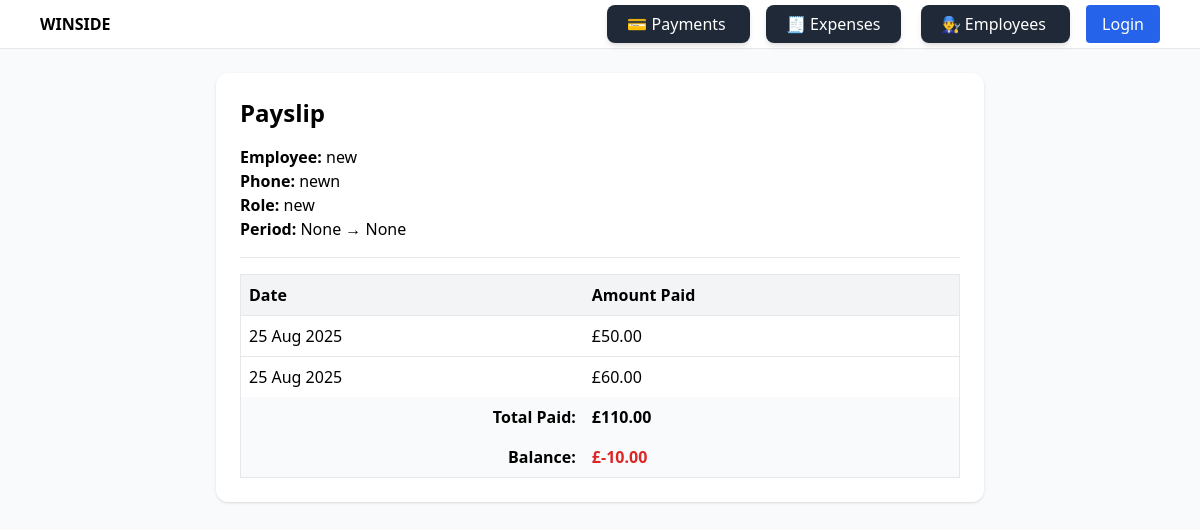
The page /employees/fixed/11/payslip/?start_date=None&end_date=None on the database its author committed.
### employees/models.py (models this page shows, shortened)
class FixedEmployee(models.Model):
    name = models.CharField(max_length=255)
    phone = models.CharField(max_length=20, blank=True, null=True)
    role = models.CharField(max_length=100, blank=True, null=True)
    monthly_salary = models.DecimalField(max_digits=10, decimal_places=2)

class FixedSalaryPayment(models.Model):
    employee = models.ForeignKey(
        FixedEmployee,
        on_delete=models.CASCADE,
        related_name="fixed_payments"  # 👈 important
    )
    amount = models.DecimalField(max_digits=10, decimal_places=2)
    date = models.DateField(auto_now_add=True)

### employees/views.py (the view)
# urls.py: path("fixed/<int:pk>/payslip/", views.fixed_employee_payslip, name="fixed_employee_payslip"),
def fixed_employee_payslip(request, pk):
    employee = get_object_or_404(FixedEmployee, pk=pk)
    start_date = request.GET.get("start_date")
    end_date = request.GET.get("end_date")
    payments = employee.fixed_payments.all()
    if start_date and end_date:
        try:
            start = datetime.strptime(start_date, "%Y-%m-%d").date()
            end = datetime.strptime(end_date, "%Y-%m-%d").date()
            payments = payments.filter(date__range=[start, end])
        except ValueError:
            pass
    total_paid = sum(p.amount for p in payments)
    total_salary = employee.monthly_salary
    balance = total_salary - total_paid
    return render(request, "employees/fixed_employee_payslip.html", {
        "employee": employee,
        "payments": payments,
        "total_paid": total_paid,
        "total_salary": total_salary,
        "balance": balance,
        "start_date": start_date,
        "end_date": end_date,
    })

### employees/templates/employees/fixed_employee_payslip.html
{% extends "base.html" %}
{% block content %}
<div class="max-w-3xl mx-auto bg-white p-6 rounded-xl shadow">
  <h2 class="text-2xl font-semibold mb-4">Payslip</h2>
  <p><strong>Employee:</strong> {{ employee.name }}</p>
  <p><strong>Phone:</strong> {{ employee.phone }}</p>
  <p><strong>Role:</strong> {{ employee.role }}</p>
  <p><strong>Period:</strong> {{ start_date }} → {{ end_date }}</p>
  <hr class="my-4">
  <table class="w-full border-collapse border">
    <thead class="bg-gray-100">
      <tr>
        <th class="p-2 text-left">Date</th>
        <th class="p-2 text-left">Amount Paid</th>
      </tr>
    </thead>
    <tbody>
      {% for payment in payments %}
      <tr class="border-t">
        <td class="p-2">{{ payment.date }}</td>
        <td class="p-2">£{{ payment.amount }}</td>
      </tr>
      {% empty %}
      <tr><td colspan="2" class="p-2 text-center text-gray-500">No payments in this period.</td></tr>
      {% endfor %}
    </tbody>
    <tfoot class="bg-gray-50 font-semibold">
      <tr>
        <td class="p-2 text-right">Total Paid:</td>
        <td class="p-2">£{{ total_paid }}</td>
      </tr>
      <tr>
        <td class="p-2 text-right">Balance:</td>
        <td class="p-2 {% if balance < 0 %}text-red-600{% endif %}">£{{ balance }}</td>
      </tr>
    </tfoot>
  </table>
</div>
{% endblock %}

### rows shown on the page
FixedEmployee: name "new", phone "newn", role "new"
FixedSalaryPayment: date "25 Aug 2025", amount "50.00"
FixedSalaryPayment: date "25 Aug 2025", amount "60.00"

### other values the page prints
{{ start_date }} "None"
{{ end_date }} "None"
{{ total_paid }} "110.00"
{{ balance }} "-10.00"
